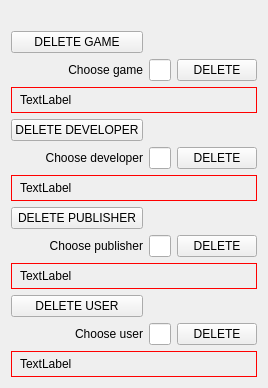
          <widget class="QWidget" name="scrollAreaWidgetContents">
           <property name="geometry">
            <rect>
             <x>0</x>
             <y>0</y>
             <width>215</width>
             <height>376</height>
            </rect>
           </property>
           <layout class="QGridLayout" name="gridLayout_13">
            <item row="12" column="0">
             <widget class="QLabel" name="label_deleteUser">
              <property name="text">
               <string>Choose user</string>
              </property>
              <property name="alignment">
               <set>Qt::AlignRight|Qt::AlignTrailing|Qt::AlignVCenter</set>
              </property>
             </widget>
            </item>
            <item row="9" column="1" colspan="2">
             <widget class="QLineEdit" name="lineEdit_deletePublish"/>
            </item>
            <item row="13" column="0" colspan="4">
             <widget class="QLabel" name="label_deleteUser_error">
              <property name="maximumSize">
               <size>
                <width>16777215</width>
                <height>50</height>
               </size>
              </property>
              <property name="styleSheet">
               <string notr="true">border:1px solid red;
padding: 5px;</string>
              </property>
              <property name="text">
               <string>TextLabel</string>
              </property>
             </widget>
            </item>
            <item row="5" column="0">
             <widget class="QPushButton" name="pushButton_deleteDev_open">
              <property name="text">
               <string>DELETE DEVELOPER</string>
              </property>
             </widget>
            </item>
            <item row="12" column="3">
             <widget class="QPushButton" name="pushButton_deleteUser">
              <property name="text">
               <string>DELETE</string>
              </property>
             </widget>
            </item>
            <item row="2" column="3">
             <widget class="QPushButton" name="pushButton_deleteGame">
              <property name="text">
               <string>DELETE</string>
              </property>
             </widget>
            </item>
            <item row="7" column="0" colspan="4">
             <widget class="QLabel" name="label_deleteDev_error">
              <property name="maximumSize">
               <size>
                <width>16777215</width>
                <height>50</height>
               </size>
              </property>
              <property name="font">
               <font>
                <family>Arial</family>
               </font>
              </property>
              <property name="styleSheet">
               <string notr="true">border:1px solid red;
padding: 5px;</string>
              </property>
              <property name="text">
               <string>TextLabel</string>
              </property>
             </widget>
            </item>
            <item row="12" column="1" colspan="2">
             <widget class="QLineEdit" name="lineEdit_deleteUser"/>
            </item>
            <item row="11" column="0">
             <widget class="QPushButton" name="pushButton_deleteUser_open">
              <property name="text">
               <string>DELETE USER</string>
              </property>
             </widget>
            </item>
            <item row="6" column="1" colspan="2">
             <widget class="QLineEdit" name="lineEdit_deleteDev"/>
            </item>
            <item row="9" column="3">
             <widget class="QPushButton" name="pushButton_deletePublish">
              <property name="text">
               <string>DELETE</string>
              </property>
             </widget>
            </item>
            <item row="0" column="0" colspan="4">
             <widget class="QLabel" name="label_delete_logo">
              <property name="maximumSize">
               <size>
                <width>16777215</width>
                <height>100</height>
               </size>
              </property>
              <property name="text">
               <string/>
              </property>
             </widget>
            </item>
            <item row="1" column="0">
             <widget class="QPushButton" name="pushButton_deleteGame_open">
              <property name="text">
               <string>DELETE GAME</string>
              </property>
             </widget>
            </item>
            <item row="3" column="0" colspan="4">
             <widget class="QLabel" name="label_deleteGame_error">
              <property name="maximumSize">
               <size>
                <width>16777215</width>
                <height>50</height>
               </size>
              </property>
              <property name="styleSheet">
               <string notr="true">border:1px solid red;
padding: 5px;</string>
              </property>
              <property name="text">
               <string>TextLabel</string>
              </property>
             </widget>
            </item>
            <item row="9" column="0">
             <widget class="QLabel" name="label_deletePublish">
              <property name="text">
               <string>Choose publisher</string>
              </property>
              <property name="alignment">
               <set>Qt::AlignRight|Qt::AlignTrailing|Qt::AlignVCenter</set>
              </property>
             </widget>
            </item>
            <item row="2" column="0">
             <widget class="QLabel" name="label_deleteGame">
              <property name="text">
               <string>Choose game</string>
              </property>
              <property name="alignment">
               <set>Qt::AlignRight|Qt::AlignTrailing|Qt::AlignVCenter</set>
              </property>
             </widget>
            </item>
            <item row="8" column="0">
             <widget class="QPushButton" name="pushButton_deletePublish_open">
              <property name="text">
               <string>DELETE PUBLISHER</string>
              </property>
             </widget>
            </item>
            <item row="6" column="0">
             <widget class="QLabel" name="label_deleteDev">
              <property name="text">
               <string>Choose developer</string>
              </property>
              <property name="alignment">
               <set>Qt::AlignRight|Qt::AlignTrailing|Qt::AlignVCenter</set>
              </property>
             </widget>
            </item>
            <item row="2" column="1" colspan="2">
             <widget class="QLineEdit" name="lineEdit_deleteGame"/>
            </item>
            <item row="6" column="3">
             <widget class="QPushButton" name="pushButton_deleteDev">
              <property name="text">
               <string>DELETE</string>
              </property>
             </widget>
            </item>
            <item row="10" column="0" colspan="4">
             <widget class="QLabel" name="label_deletePublish_error">
              <property name="maximumSize">
               <size>
                <width>16777215</width>
                <height>50</height>
               </size>
              </property>
              <property name="styleSheet">
               <string notr="true">border:1px solid red;
padding: 5px;</string>
              </property>
              <property name="text">
               <string>TextLabel</string>
              </property>
             </widget>
            </item>
           </layout>
          </widget>
